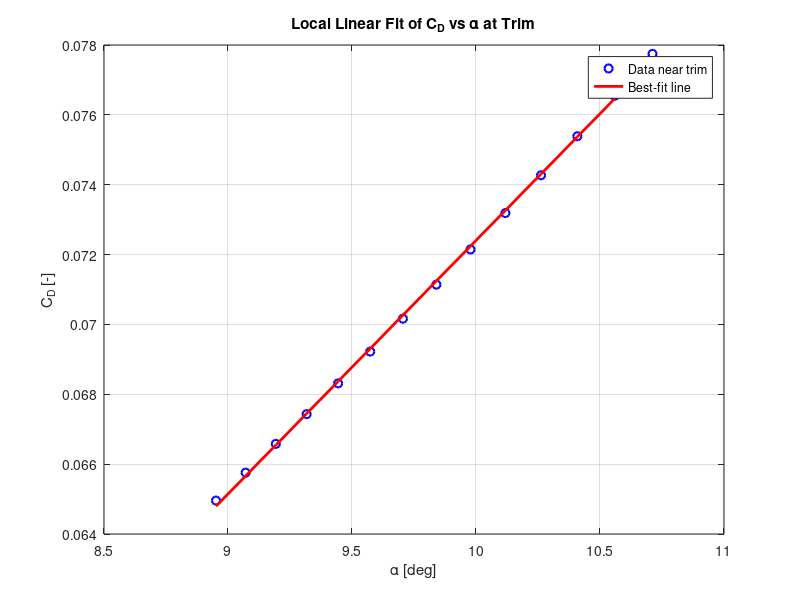
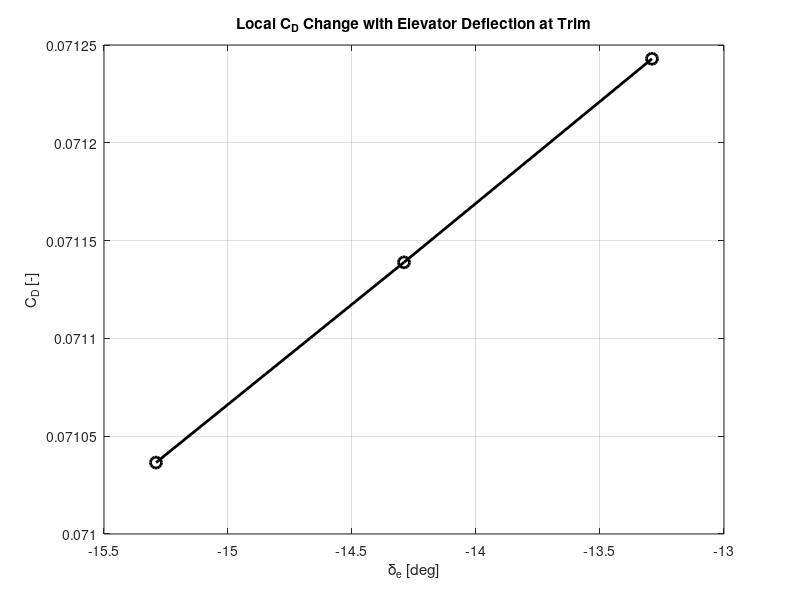
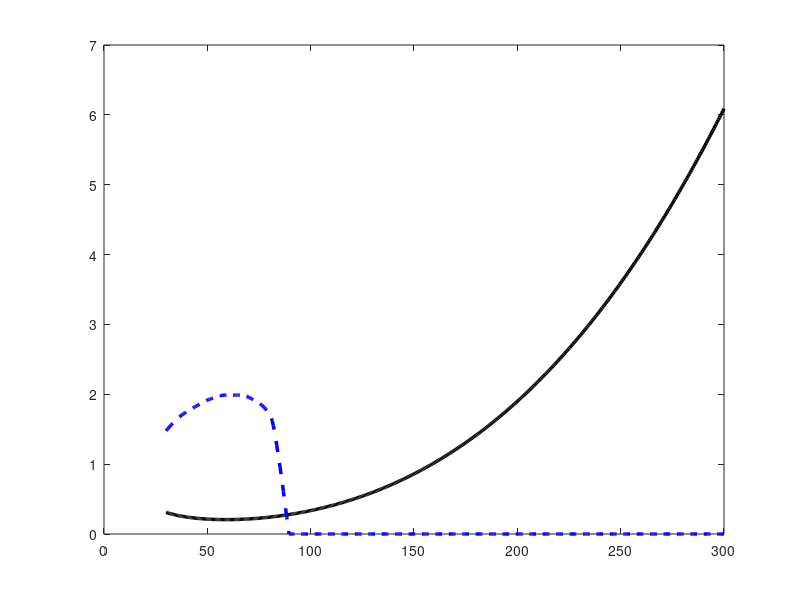

MATLAB code to generate these figures, in order: (Note: this script raises an error after producing the figures.)
%% ========================================================================
% MAE 154A - ONE SCRIPT (FIRST-PASS)
% Longitudinal stability + trim coefficients + drag build-up + V-sweep
% Keeps ALL coefficients (CL0, CLi, CMi, etc.) for team clarity.
% ========================================================================

clear; clc; close all;

% ========================================================================
% 0) ATMOSPHERE (SEA LEVEL)
% ========================================================================
rho = 0.0023769;        % [slug/ft^3]
mu  = 3.737e-7;         % [slug/(ft*s)]
a   = 1116.45;          % [ft/s]

% ========================================================================
% 1) AIRCRAFT INPUTS (EDIT WHEN DESIGN CHANGES)
% ========================================================================

% --- Weight / power ---
W_total     = 17.2;             % [lb]
Power = 2.8 ;            % [hp] power available (flat line first-pass)

% --- Wing geometry ---
Arw     = 6.5038;          % [-]
bw      = 4.5634;        % [ft]
Sw      = bw^2/Arw;  % [ft^2]
lambdaw = 0.40;         % [-]
display(Sw) 
% --- Horizontal tail geometry ---
Sth      = Sw*0.20;     % [ft^2]
Art      = 3.1945;         % [-]
bth      = sqrt(Sth*Art); % [ft]
lambdath = 0.50;        % [-]
display(bth)
% --- Vertical tail geometry (DEFINE THESE) ---
% NOTE: Put real values here when you have them.
S_vt   = 0.30;            % [ft^2]  
AR_vt  = 1.8;             % [-]  
b_vt = 0.4077735426 ; 
c_vt  = 0.35;            % [ft]    
tc_v = 0.12;            % [-]     
xcm_v = 0.30;           % [-]     
Lam_v = 0;              % [rad]   

% --- Aero assumptions ---
e        = 0.85;        % [-]
cla      = 5.73;        % [1/rad]
downwash = 0.25;        % [-] dε/dα
tau      = 0.5;         % [-] elevator effectiveness
Cmacw    = -0.05;       % [-] wing Cm about wing AC 

% --- FIXED TAIL INCIDENCE (FIRST PASS) ---
it = -1*pi/180;          % [rad] 

% --- Locations (from nose) ---
x_wle     = 1.0786;        % [ft] wing leading edge location
x_cg_dry  = 1.3843;     % [ft]
x_cg_half = 1.3492;     % [ft] 
x_cg_0    = 1.3425;     % [ft]

% .Fuselage 
L_fuse = 3.5270;           % [ft]
W_fuse = 8/12;          % [ft]
H_fuse = 8/12;          % [ft]
Swet_f = 2*(L_fuse*W_fuse + L_fuse*H_fuse + W_fuse*H_fuse); % [ft^2]
d_fuse = W_fuse;        % [ft] equiv diameter for fineness ratio
display(Sth)
% ========================================================================
% 2) PLANFORM GEOMETRY (ROOT/TIP/MAC)
% ========================================================================
Crw = (2*Sw)/(bw*(1 + lambdaw));
Ctw = lambdaw * Crw;
Cw  = (2/3) * Crw * ((1 + lambdaw + lambdaw^2)/(1 + lambdaw)); % wing MAC

Crth = (2*Sth)/(bth*(1 + lambdath));
Ctth = lambdath * Crth;
Cth  = (2/3) * Crth * ((1 + lambdath + lambdath^2)/(1 + lambdath)); % tail MAC

fprintf("\n==================== GEOMETRY ====================\n");
fprintf("Wing: Cr=%.4f ft, Ct=%.4f ft, MAC Cw=%.4f ft\n", Crw, Ctw, Cw);
fprintf("HT:   Cr=%.4f ft, Ct=%.4f ft, MAC Cth=%.4f ft\n", Crth, Ctth, Cth);
fprintf("Fuse: L=%.2f ft, W=%.3f ft, H=%.3f ft, Swet_f=%.3f ft^2\n", L_fuse, W_fuse, H_fuse, Swet_f);

% ========================================================================
% 3) 3D LIFT CURVE SLOPES
% ========================================================================
aw = cla / (1 + (cla/(pi*e*Arw)));   % wing 3D slope [1/rad]
at = cla / (1 + (cla/(pi*e*Art)));   % tail 3D slope [1/rad]

fprintf("\n==================== LIFT SLOPES ====================\n");
fprintf("aw = %.4f 1/rad\n", aw);
fprintf("at = %.4f 1/rad\n", at);

% ========================================================================
% 4) AC LOCATIONS FROM GEOMETRY (NO GUESSING)
% Tail root TE flush with fuselage end; tail AC at 0.25*c behind tail LE.
% ========================================================================
hacw = 0.25;   % wing AC at 0.25 MAC
hact = 0.25;   % tail AC at 0.25 chord (root chord ref)

x_wac = x_wle + hacw*Cw;                 % wing AC from nose [ft]
x_tac = L_fuse - (1 - hact)*Crth;        % tail AC from nose [ft]
Lh    = x_tac - x_wac;                   % wing AC -> tail AC [ft]

x_ac_t_LE = x_tac - x_wle;               % tail AC measured from wing LE [ft]
h_ac_t    = x_ac_t_LE / Cw;              % nondim tail AC from wing LE [-]

fprintf("\n==================== REFERENCE LOCATIONS ====================\n");
fprintf("x_wac = %.4f ft, x_tac = %.4f ft, Lh = %.4f ft\n", x_wac, x_tac, Lh);
fprintf("h_ac_t = %.4f (tail AC from wing LE / Cw)\n", h_ac_t);

% ========================================================================
% 5) NEUTRAL POINT + STATIC MARGIN
% ========================================================================
hn = (hacw + h_ac_t*((Sth/Sw)*(at/aw))*(1-downwash)) / (1 + (Sth/Sw)*(at/aw)*(1-downwash));

hcg_dry  = (x_cg_dry  - x_wle)/Cw;
hcg_half = (x_cg_half - x_wle)/Cw;
hcg_0    = (x_cg_0    - x_wle)/Cw;

SM_dry  = hn - hcg_dry;
SM_half = hn - hcg_half;
SM_0    = hn - hcg_0;

fprintf("\n==================== STABILITY ====================\n");
fprintf("hn = %.4f\n", hn);
fprintf("SM_dry  = %.6f (%.1f%% MAC)\n", SM_dry,  100*SM_dry);
fprintf("SM_half = %.6f (%.1f%% MAC)\n", SM_half, 100*SM_half);
fprintf("SM_0    = %.6f (%.1f%% MAC)\n", SM_0,    100*SM_0);
fprintf("hcg_dry = %.4f\n", hcg_dry);
fprintf("hcg_half = %.4f\n", hcg_half);
fprintf("hcg_0 = %.4f\n", hcg_0);

% ========================================================================
% 6) TAIL ARM (CG -> TAIL AC) AND TAIL VOLUME VH
% ========================================================================
lt_dry  = x_tac - x_cg_dry;
lt_half = x_tac - x_cg_half;
lt_0    = x_tac - x_cg_0;

VH_dry  = (Sth*lt_dry )/(Sw*Cw);
VH_half = (Sth*lt_half)/(Sw*Cw);
VH_0    = (Sth*lt_0   )/(Sw*Cw);

fprintf("\n==================== TAIL ARM & VOLUME ====================\n");
fprintf("lt_half = %.4f ft, VH_half = %.4f\n", lt_half, VH_half);

% ========================================================================
% 7) LONGITUDINAL COEFFICIENTS (KEEP ALL)
% Use “half fuel + payload” as your design case (you can swap later).
% ========================================================================
hcg = hcg_half;
VH  = VH_half;

% Aircraft lift slope
CLalpha = aw + at*(Sth/Sw)*(1 - downwash);

% --- These three are the ones you asked to KEEP explicit ---
CL0 = -at*(Sth/Sw)*it;      % lift at alpha=0 due to incidence
CLi = -at*(Sth/Sw);         % dCL/d(it)
CMi =  at*VH;               % dCm/d(it)

% Pitching moment slope (static stability)
Cmalpha = -CLalpha*(hn - hcg);

% Zero-alpha pitching moment about CG
Cm0 = Cmacw + VH*at*it;

% Elevator derivatives
CLdeltae = at*(Sth/Sw)*tau;
Cmdeltae = -at*VH*tau;

% ========================================================================
% 8) VELOCITY SWEEP
% ========================================================================
V = linspace(30, 300, 500);     % [ft/s]
q = 0.5*rho.*V.^2;
M = V./a;

% Required CL for level flight (L=W)
CL = W_total ./ (q.*Sw);

% Solve for alpha, alpha_t (first-pass linear)
alpha   = CL ./ aw;                         % [rad] wing-only first-pass
alpha_t = (1 - downwash).*alpha + it;       % [rad] tail AoA model

% Wing lift coefficient contribution
CLw = aw .* alpha;

% Elevator deflection needed for trim at each V (kept explicit for team)
% deltae(CL) = -((Cm0*CLalpha) + (Cmalpha*CL)) / ((CLalpha*Cmdeltae) - (Cmalpha*CLdeltae))
deltae = -((Cm0*CLalpha) + (Cmalpha.*CL)) ./ ((CLalpha*Cmdeltae) - (Cmalpha*CLdeltae)); % [rad]

% Tail lift coefficient 
% CLt = CL0 + at*(alpha_t - it) + CLdeltae*deltae
CLt = CL0 + at*(alpha_t - it) + CLdeltae.*deltae;

% ========================================================================
% 9) PARASITE DRAG (Raymer-style build-up) + INCLUDE VERTICAL TAIL
% ========================================================================
% Wetted areas (first-pass)
Swet_w = 2*Sw;
Swet_t = 2*Sth;
Swet_v = 2*S_vt;

% Reynolds numbers (needed internally for Cf; we just won’t print them)
Re_w = rho.*V.*Cw    ./ mu;
Re_t = rho.*V.*Cth   ./ mu;
Re_v = rho.*V.*c_vt    ./ mu;
Re_f = rho.*V.*L_fuse./ mu;

% Skin friction (Raymer-style)
Cf_w = 0.455 ./ ((log10(Re_w)).^2.58 .* (1 + 0.144*M.^2).^0.65);
Cf_t = 0.455 ./ ((log10(Re_t)).^2.58 .* (1 + 0.144*M.^2).^0.65);
Cf_v = 0.455 ./ ((log10(Re_v)).^2.58 .* (1 + 0.144*M.^2).^0.65);
Cf_f = 0.455 ./ ((log10(Re_f)).^2.58 .* (1 + 0.144*M.^2).^0.65);

% Surface form factor (same expression you’ve been using)
tc  = 0.12;
xcm = 0.30;
Lam = 0;
K_surf = (1 + (0.6/xcm)*tc + 100*tc^4) .* (1.34*M.^0.18 .* (cos(Lam)).^0.28);

% Vertical tail form factor uses its own tc/xcm/Lam (kept separate)
K_v = (1 + (0.6/xcm_v)*tc_v + 100*tc_v^4) .* (1.34*M.^0.18 .* (cos(Lam_v)).^0.28);

% Interference factors
Q_w = 1.0;
Q_t = 1.05;
Q_v = 1.05;
Q_f = 1.0;

% Fuselage form factor
f   = L_fuse/d_fuse;
K_f = 0.9 + 5/f^1.5 + f/400;

% Misc allowances
CD_misc = 0.002;
CD_LP   = 0.002;

% Total parasite CD
CDp = ...
    K_surf.*Q_w.*Cf_w.*(Swet_w/Sw) + ...
    K_surf.*Q_t.*Cf_t.*(Swet_t/Sw) + ...
    K_v   .*Q_v.*Cf_v.*(Swet_v/Sw) + ...
    K_f   .*Q_f.*Cf_f.*(Swet_f/Sw) + ...
    CD_misc + CD_LP;

% ========================================================================
% 10) INDUCED DRAG + TOTAL DRAG + L/D
% ========================================================================
CDi_w = (CLw.^2) ./ (pi*Arw*e);
CDi_t = (Sth/Sw) .* (CLt.^2) ./ (pi*Art*e);
CDi_total = CDi_w + CDi_t;

CD_total = CDp + CDi_total;

Dp = q .* Sw .* CDp;
Di = q .* Sw .* CDi_total;
D  = q .* Sw .* CD_total;

L  = q .* Sw .* CL;     % should match W
LD = L ./ D;

% Power required (hp)
% Power_required_hp = (D.*V) / 550;
% Power_available_hp = Power * ones(size(V));


% 
% % Power required (hp)
Power_required_hp = (D.*V) / 550;
% 
% % ========================================================================
% % PROP EFFICIENCY MODEL (16x8 prop at 8000 RPM - first pass)
% % Speed data taken from your prop plot in mph, then converted to ft/s
% % ========================================================================
% V_mph_data = [0 10 20 30 40 50 60 70 80];
% eta_data   = [0.00 0.25 0.48 0.63 0.72 0.74 0.70 0.55 0.00];
% 
% % Convert mph to ft/s
% V_prop_data = V_mph_data * 1.46667;
% 
% % Interpolate prop efficiency onto aircraft velocity grid
% eta_p = interp1(V_prop_data, eta_data, V, 'pchip', 0);
% 
% % Use your already-defined available shaft power
% P_shaft_hp = Power;
% 
% % Power and thrust available
% Power_available_hp = eta_p .* P_shaft_hp;
% Thrust_available   = 550 .* Power_available_hp ./ V;







% ========================================================================
% MULTI-RPM POWER AVAILABLE MODEL FOR 16x8 PROP
% All speeds below entered in mph from your prop plots
% Then converted to ft/s for use with aircraft code
% ========================================================================

mph_to_fts = 1.46667;

% -----------------------------
% Common aircraft reference speeds
% -----------------------------
V_stall_ref      = 55;   % ft/s
V_endurance_ref  = 60;   % ft/s  (max CL^(3/2)/CD point)
% top speed achievable will be computed from max envelope later

% -----------------------------
% Shaft power assumption
% IMPORTANT:
% Use full engine power for max-performance comparisons
% -----------------------------
P_shaft_hp = 2.8;

% ========================================================================
% RPM = 2000
% ========================================================================
V2000_mph  = [0 2 4 6 8 10 12 14 16 18 20];
eta2000    = [0.00 0.12 0.22 0.31 0.39 0.47 0.55 0.60 0.60 0.56 0.14];

V2000 = V2000_mph * mph_to_fts;
eta_p_2000 = interp1(V2000, eta2000, V, 'pchip', 0);
Pavail_2000 = eta_p_2000 .* P_shaft_hp;

% ========================================================================
% RPM = 3000
% ========================================================================
V3000_mph  = [0 3 6 9 12 15 18 21 24 27 30];
eta3000    = [0.00 0.18 0.32 0.44 0.54 0.60 0.64 0.65 0.63 0.50 0.22];

V3000 = V3000_mph * mph_to_fts;
eta_p_3000 = interp1(V3000, eta3000, V, 'pchip', 0);
Pavail_3000 = eta_p_3000 .* P_shaft_hp;

% ========================================================================
% RPM = 4000
% ========================================================================
V4000_mph  = [0 5 10 15 20 25 30 35 38 40 41];
eta4000    = [0.00 0.18 0.38 0.52 0.62 0.67 0.67 0.61 0.45 0.28 0.00];

V4000 = V4000_mph * mph_to_fts;
eta_p_4000 = interp1(V4000, eta4000, V, 'pchip', 0);
Pavail_4000 = eta_p_4000 .* P_shaft_hp;

% ========================================================================
% RPM = 5000
% ========================================================================
V5000_mph  = [0 5 10 15 20 25 30 35 40 45 48 50 51];
eta5000    = [0.00 0.18 0.34 0.46 0.56 0.64 0.68 0.70 0.69 0.63 0.48 0.30 0.00];

V5000 = V5000_mph * mph_to_fts;
eta_p_5000 = interp1(V5000, eta5000, V, 'pchip', 0);
Pavail_5000 = eta_p_5000 .* P_shaft_hp;

% ========================================================================
% RPM = 6000
% ========================================================================
V6000_mph  = [0 5 10 15 20 25 30 35 40 45 50 55 58 60 61];
eta6000    = [0.00 0.18 0.30 0.42 0.52 0.60 0.65 0.69 0.71 0.71 0.68 0.60 0.35 0.12 0.00];

V6000 = V6000_mph * mph_to_fts;
eta_p_6000 = interp1(V6000, eta6000, V, 'pchip', 0);
Pavail_6000 = eta_p_6000 .* P_shaft_hp;

% ========================================================================
% RPM = 7000
% ========================================================================
V7000_mph  = [0 10 20 30 40 50 55 60 65 68 70 71];
eta7000    = [0.00 0.25 0.48 0.60 0.68 0.73 0.72 0.62 0.37 0.12 0.00 0.00];

V7000 = V7000_mph * mph_to_fts;
eta_p_7000 = interp1(V7000, eta7000, V, 'pchip', 0);
Pavail_7000 = eta_p_7000 .* P_shaft_hp;

% ========================================================================
% RPM = 8000
% ========================================================================
V8000_mph  = [0 10 20 30 40 50 60 70 75 78 80 82];
eta8000    = [0.00 0.25 0.40 0.55 0.64 0.71 0.74 0.72 0.64 0.40 0.10 0.00];

V8000 = V8000_mph * mph_to_fts;
eta_p_8000 = interp1(V8000, eta8000, V, 'pchip', 0);
Pavail_8000 = eta_p_8000 .* P_shaft_hp;

% ========================================================================
% RPM = 9000
% ========================================================================
V9000_mph  = [0 10 20 30 40 50 60 70 80 85 88 90 92];
eta9000    = [0.00 0.25 0.40 0.55 0.64 0.71 0.74 0.75 0.70 0.57 0.40 0.10 0.00];

V9000 = V9000_mph * mph_to_fts;
eta_p_9000 = interp1(V9000, eta9000, V, 'pchip', 0);
Pavail_9000 = eta_p_9000 .* P_shaft_hp;

% ========================================================================
% RPM = 10000
% ========================================================================
V10000_mph  = [0 10 20 30 40 50 60 70 80 90 95 100 103];
eta10000    = [0.00 0.19 0.36 0.49 0.59 0.67 0.72 0.75 0.75 0.68 0.59 0.42 0.00];

V10000 = V10000_mph * mph_to_fts;
eta_p_10000 = interp1(V10000, eta10000, V, 'pchip', 0);
Pavail_10000 = eta_p_10000 .* P_shaft_hp;

% ========================================================================
% POWER AVAILABLE ENVELOPE
% ========================================================================
Pavail_all = [Pavail_2000;
              Pavail_3000;
              Pavail_4000;
              Pavail_5000;
              Pavail_6000;
              Pavail_7000;
              Pavail_8000;
              Pavail_9000;
              Pavail_10000];

Pavail_env = max(Pavail_all, [], 1);

% Compute top speed achievable from envelope intersection
idx_top = find(Pavail_env >= Power_required_hp, 1, 'last');
if ~isempty(idx_top)
    V_top_achievable = V(idx_top);
else
    V_top_achievable = NaN;
end













% ========================================================================
% 10.5) ENDURANCE METRIC FOR PROPELLER AIRCRAFT
% Max endurance occurs at max(CL^(3/2)/CD)
% ========================================================================

% Endurance metric from Breguet prop endurance condition
CL32_over_CD = (CL.^(3/2)) ./ CD_total;

% Find maximum endurance point
[CL32CD_max, idx_endurance] = max(CL32_over_CD);

V_endurance        = V(idx_endurance);
CL_endurance       = CL(idx_endurance);
CD_endurance       = CD_total(idx_endurance);
alpha_endurance_deg   = rad2deg(alpha(idx_endurance));
alpha_t_endurance_deg = rad2deg(alpha_t(idx_endurance));
deltae_endurance_deg  = rad2deg(deltae(idx_endurance));
%Power_req_endurance   = Power_required_hp(idx_endurance);

fprintf("\n==================== ENDURANCE CONDITION ====================\n");
fprintf("Max (CL^(3/2)/CD) = %.4f at V = %.2f ft/s\n", CL32CD_max, V_endurance);
fprintf("CL at endurance condition = %.4f\n", CL_endurance);
fprintf("CD at endurance condition = %.4f\n", CD_endurance);
fprintf("alpha at endurance condition = %.2f deg\n", alpha_endurance_deg);
fprintf("alpha_t at endurance condition = %.2f deg\n", alpha_t_endurance_deg);
fprintf("deltae at endurance condition = %.2f deg\n", deltae_endurance_deg);
%fprintf("Power required at endurance condition = %.4f hp\n", Power_req_endurance);










% ========================================================================
% 11) FIND (L/D)max AND PRINT KEY VALUES
% ========================================================================
[LDmax, idx] = max(LD);

V_LDmax        = V(idx);
CL_LDmax       = CL(idx);
alpha_LDmax_deg   = rad2deg(alpha(idx));
alpha_t_LDmax_deg = rad2deg(alpha_t(idx));
deltae_LDmax_deg  = rad2deg(deltae(idx));


CL_max = 1.5;  
V_stall = sqrt( (2*W_total) / (rho*Sw*CL_max) );


fprintf("\n==================== PERFORMANCE ====================\n");
fprintf("(L/D)max = %.3f at V = %.2f ft/s\n", LDmax, V_LDmax);
fprintf("CL(L/Dmax) = %.4f\n", CL_LDmax);
fprintf("alpha(L/Dmax) = %.2f deg\n", alpha_LDmax_deg);
fprintf("alpha_t(L/Dmax) = %.2f deg\n", alpha_t_LDmax_deg);
fprintf("deltae(L/Dmax) = %.2f deg\n", deltae_LDmax_deg);
fprintf("V_stall = %.2f ft/s\n", V_stall);




% ========================================================================
% 11.5) DRAG DERIVATIVES AROUND TRIM CONDITION
% Compute CD_alpha and CD_deltae about the trim point at (L/D)max
% ========================================================================

% -----------------------------
% Trim point = point at (L/D)max
% -----------------------------
i_trim = idx;

alpha_trim   = alpha(i_trim);      % [rad]
deltae_trim  = deltae(i_trim);     % [rad]
alpha_t_trim = alpha_t(i_trim);    % [rad]

CD_trim   = CD_total(i_trim);
CDp_trim  = CDp(i_trim);
CDi_w_trim = CDi_w(i_trim);

fprintf("\n==================== DRAG DERIVATIVES AT TRIM ====================\n");
fprintf("Trim condition taken at (L/D)max:\n");
fprintf("V_trim      = %.2f ft/s\n", V(i_trim));
fprintf("alpha_trim  = %.4f rad  (%.2f deg)\n", alpha_trim, rad2deg(alpha_trim));
fprintf("deltae_trim = %.4f rad  (%.2f deg)\n", deltae_trim, rad2deg(deltae_trim));
fprintf("CD_trim     = %.6f\n", CD_trim);

%% ------------------------------------------------------------------------
% A) CD_alpha from local linear fit of CD vs alpha
% Professor said: take a small segment and fit a line
% -------------------------------------------------------------------------

% choose a small neighborhood around trim: +/- 1 deg
dalpha_fit = deg2rad(1.0);

fit_mask = (alpha >= alpha_trim - dalpha_fit) & (alpha <= alpha_trim + dalpha_fit);

% make sure enough points exist
if sum(fit_mask) >= 2
    p_CD_alpha = polyfit(alpha(fit_mask), CD_total(fit_mask), 1);
    CD_alpha = p_CD_alpha(1);    % [1/rad]
    
    fprintf("CD_alpha (local fit) = %.6f 1/rad\n", CD_alpha);
else
    CD_alpha = NaN;
    warning('Not enough points in alpha window to compute CD_alpha.');
end

%% ------------------------------------------------------------------------
% B) CD_deltae from small perturbation in elevator deflection at trim
% Keep trim flight condition fixed and perturb deltae slightly
% -------------------------------------------------------------------------

ddeltae = deg2rad(1.0);   % small perturbation: +/- 1 deg

% Tail CL at trim +/- elevator perturbation
CLt_plus  = CL0 + at*(alpha_t_trim - it) + CLdeltae*(deltae_trim + ddeltae);
CLt_minus = CL0 + at*(alpha_t_trim - it) + CLdeltae*(deltae_trim - ddeltae);

% Tail induced drag at perturbed elevator values
CDi_t_plus  = (Sth/Sw) * (CLt_plus^2)  / (pi*Art*e);
CDi_t_minus = (Sth/Sw) * (CLt_minus^2) / (pi*Art*e);

% Total drag coefficient at perturbed elevator values
% keep parasite drag and wing induced drag fixed at trim point
CD_plus  = CDp_trim + CDi_w_trim + CDi_t_plus;
CD_minus = CDp_trim + CDi_w_trim + CDi_t_minus;

% central difference derivative
CD_deltae = (CD_plus - CD_minus) / (2*ddeltae);   % [1/rad]

fprintf("CD_deltae (central diff) = %.6f 1/rad\n", CD_deltae);

%% ------------------------------------------------------------------------
% Optional plots for report / sanity check
% -------------------------------------------------------------------------

% Local CD vs alpha fit plot
figure;
plot(rad2deg(alpha(fit_mask)), CD_total(fit_mask), 'bo', 'LineWidth', 1.5); hold on;
plot(rad2deg(alpha(fit_mask)), polyval(p_CD_alpha, alpha(fit_mask)), 'r-', 'LineWidth', 2);
grid on;
xlabel('\alpha [deg]');
ylabel('C_D [-]');
title('Local Linear Fit of C_D vs \alpha at Trim');
legend('Data near trim','Best-fit line','Location','best');

% Plot the elevator perturbation points
figure;
plot(rad2deg([deltae_trim-ddeltae, deltae_trim, deltae_trim+ddeltae]), ...
     [CD_minus, CD_trim, CD_plus], 'ko-', 'LineWidth', 2, 'MarkerSize', 8);
grid on;
xlabel('\delta_e [deg]');
ylabel('C_D [-]');
title('Local C_D Change with Elevator Deflection at Trim');







% ========================================================================
% POWER REQUIRED vs POWER AVAILABLE AT 6000 RPM
% ========================================================================
figure;
plot(V, Power_required_hp, 'k', 'LineWidth', 2.5); hold on;
plot(V, Pavail_6000, 'b--', 'LineWidth', 2.5);

xline(55, '--r', 'Stall Speed (55 ft/s)', 'LineWidth', 1.5);
xline(60, '--m', 'Max C_L^{3/2}/C_D (60 ft/s)', 'LineWidth', 1.5);
xline(80, '--g', 'Max CL/CD (80 ft/s)', 'LineWidth', 1.5);

grid on;
xlabel('Velocity V [ft/s]');
ylabel('Power [hp]');
title('Power Required vs Power Available at 6000 RPM');
legend('Power Required','Power Available (6000 RPM)','Location','best');








% ========================================================================
% 12) PLOTS
% ========================================================================
figure;
plot(V, Dp, 'LineWidth', 2); hold on;
plot(V, Di, 'LineWidth', 2);
plot(V, D,  'LineWidth', 2);
plot(V_LDmax, D(idx), 'x', 'MarkerSize', 8, 'LineWidth', 2);
grid on;
xlabel('Velocity V [ft/s]'); ylabel('Drag [lb]');
title('Parasite vs Induced vs Total Drag vs Velocity');
legend('Dp','Di','D','At (L/D)_{max}','Location','best');

figure;
plot(V, LD, 'LineWidth', 2); hold on;
plot(V_LDmax, LDmax, 'x', 'MarkerSize', 8, 'LineWidth', 2);
grid on;
xlabel('Velocity V [ft/s]'); ylabel('L/D [-]');
title('L/D vs Velocity');
legend('L/D','(L/D)_{max}','Location','best');

% figure;
% plot(V, Power_required_hp, 'LineWidth', 2); hold on;
% plot(V, Power_available_hp, '--', 'LineWidth', 2);
% grid on;
% xlabel('Velocity V [ft/s]'); ylabel('Power [hp]');
% title('Power Required vs Power Available');
% xlim([30 115])
% ylim([0 3])
% legend('Power Required','Power Available','Location','best');

figure;
plot(V, rad2deg(deltae), 'LineWidth', 2); hold on;
plot(V_LDmax, deltae_LDmax_deg, 'x', 'MarkerSize', 8, 'LineWidth', 2);
grid on;
xlabel('Velocity V [ft/s]'); ylabel('\delta_e [deg]');
title('Elevator Deflection vs Velocity (Trim from Cm=0)');
legend('\delta_e','At (L/D)_{max}','Location','best');

% figure;
% plot(V, D, 'LineWidth', 2); hold on;
% plot(V, Thrust_available, '--', 'LineWidth', 2);
% grid on;
% xlabel('Velocity V [ft/s]');
% ylabel('Force [lb]');
% title('Drag Required vs Thrust Available');
% legend('Drag Required','Thrust Available','Location','best');


% ========================================================================
% CL^(3/2)/CD vs Velocity (Endurance Metric)
% ========================================================================
figure;
plot(V, CL32_over_CD, 'LineWidth', 2); hold on;
plot(V_endurance, CL32CD_max, 'x', 'MarkerSize', 8, 'LineWidth', 2);
grid on;
xlabel('Velocity V [ft/s]');
ylabel('C_L^{3/2}/C_D [-]');
title('Endurance Metric vs Velocity');
legend('C_L^{3/2}/C_D','Maximum Endurance Point','Location','best');

% ========================================================================
% CL vs CD (Drag Polar)
% ========================================================================
figure;
plot(CD_total, CL, 'LineWidth', 2);
grid on;
xlabel('C_D [-]');
ylabel('C_L [-]');
title('C_L vs C_D (Drag Polar)');
ylim([0 1.5])


% ========================================================================
% MULTI-RPM POWER AVAILABLE vs POWER REQUIRED
% ========================================================================
figure;
plot(V, Power_required_hp, 'k', 'LineWidth', 3); hold on;

plot(V, Pavail_2000,  'LineWidth', 1.5);
plot(V, Pavail_3000,  'LineWidth', 1.5);
plot(V, Pavail_4000,  'LineWidth', 1.5);
plot(V, Pavail_5000,  'LineWidth', 1.5);
plot(V, Pavail_6000,  'LineWidth', 1.5);
plot(V, Pavail_7000,  'LineWidth', 1.5);
plot(V, Pavail_8000,  'LineWidth', 1.5);
plot(V, Pavail_9000,  'LineWidth', 1.5);
plot(V, Pavail_10000, 'LineWidth', 1.5);



% Vertical markers


if ~isnan(V_top_achievable)
    xline(V_top_achievable, '--r', sprintf('Top Speed = %.1f ft/s', V_top_achievable), 'LineWidth', 1.5);
end

grid on;
xlabel('Velocity V [ft/s]');
ylabel('Power [hp]');
title('Power Required vs Power Available for All RPM Conditions');
legend('Power Required', ...
       '2000 RPM','3000 RPM','4000 RPM','5000 RPM','6000 RPM', ...
       '7000 RPM','8000 RPM','9000 RPM','10000 RPM', ..., ...
       'Location','eastoutside');




% ========================================================================
% PRINT PROP EFFICIENCY AT IMPORTANT SPEEDS
% ========================================================================
V_check = [55 60 78 V_top_achievable];
labels  = {'Stall Speed','Endurance Speed','Max CL/CD Speed','Top Speed'};

eta_2000_chk  = interp1(V, eta_p_2000,  V_check, 'pchip', NaN);
eta_3000_chk  = interp1(V, eta_p_3000,  V_check, 'pchip', NaN);
eta_4000_chk  = interp1(V, eta_p_4000,  V_check, 'pchip', NaN);
eta_5000_chk  = interp1(V, eta_p_5000,  V_check, 'pchip', NaN);
eta_6000_chk  = interp1(V, eta_p_6000,  V_check, 'pchip', NaN);
eta_7000_chk  = interp1(V, eta_p_7000,  V_check, 'pchip', NaN);
eta_8000_chk  = interp1(V, eta_p_8000,  V_check, 'pchip', NaN);
eta_9000_chk  = interp1(V, eta_p_9000,  V_check, 'pchip', NaN);
eta_10000_chk = interp1(V, eta_p_10000, V_check, 'pchip', NaN);

fprintf('\n==================== PROP EFFICIENCY AT KEY SPEEDS ====================\n');
for k = 1:length(V_check)
    fprintf('\n%s at V = %.2f ft/s:\n', labels{k}, V_check(k));
    fprintf('  eta_2000   = %.3f\n', eta_2000_chk(k));
    fprintf('  eta_3000   = %.3f\n', eta_3000_chk(k));
    fprintf('  eta_4000   = %.3f\n', eta_4000_chk(k));
    fprintf('  eta_5000   = %.3f\n', eta_5000_chk(k));
    fprintf('  eta_6000   = %.3f\n', eta_6000_chk(k));
    fprintf('  eta_7000   = %.3f\n', eta_7000_chk(k));
    fprintf('  eta_8000   = %.3f\n', eta_8000_chk(k));
    fprintf('  eta_9000   = %.3f\n', eta_9000_chk(k));
    fprintf('  eta_10000  = %.3f\n', eta_10000_chk(k));
end


% ========================================================================
% 13) TABLE OUTPUT (NO Reynolds; INCLUDE deltae + moments)
% ========================================================================
alpha_deg   = rad2deg(alpha);
alpha_t_deg = rad2deg(alpha_t);
deltae_deg  = rad2deg(deltae);

% Moment breakdown (kept explicit for team)
Cmcgw = Cmacw + aw.*alpha.*(hcg - hacw);                 % wing part about CG
Cmcgt = -(VH*at*(1-downwash)).*alpha + at*VH*it;         % tail part about CG
Cmcg  = Cmcgw + Cmcgt;                                   % total

T = table(V(:), CL(:), alpha_deg(:), alpha_t_deg(:), ...
          deltae_deg(:), CLw(:), CLt(:), ...
          CDp(:), CDi_w(:), CDi_t(:), CD_total(:), ...
          Dp(:), Di(:), D(:), LD(:), ...
          Cmcgw(:), Cmcgt(:), Cmcg(:), ...
          'VariableNames', ...
          {'V_ft_s','CL','alpha_deg','alpha_t_deg', ...
           'deltae_deg','CLw','CLt', ...
           'CDp','CDi_w','CDi_t','CD_total', ...
           'Dp_lb','Di_lb','D_lb','L_over_D', ...
           'Cmcgw','Cmcgt','Cmcg'});

disp(T);

%% ============================ END SCRIPT ================================










%% Stability Derivatves 
%% ========================================================================
%  MAE 154A - STABILITY DERIVATIVES (SIMPLE + MATCHES YOUR VARIABLE NAMES)
%  Paste this near the END of YOUR script (after you computed aw, at, VH_half,
%  lt_half, CL0, CLalpha, Cm0, Cmalpha, CLdeltae, Cmdeltae, etc.)
%
%  Uses YOUR variables:
%   Sw, bw, Cw, e, cla, aw, at, downwash, CL0, CLalpha, Cm0, Cmalpha,
%   CLdeltae, Cmdeltae, VH_half, lt_half, x_cg_half, x_wle, H_fuse, CDp, idx
%
%  VT assumptions requested:
%   - NACA 0012 (handled via thickness in drag; for linear slopes we use cla)
%   - S_vt = 0.08 * Sw
%   - VT has NO taper (lambda_vt = 1.0)
%   - VT trailing edge flush with END of plane at x = 4 ft from nose
%
%  First-pass aero assumptions:
%   eta_t = eta_v = 1, sidewash = 1, no ailerons
% ========================================================================

%% ------------------ 0) SETTINGS (FIRST-PASS) -----------------------------
eta_t    = 1.0;        % HT dynamic pressure ratio
eta_v    = 1.0;        % VT dynamic pressure ratio
sidewash = 1.0;        % (1 + dσ/dβ) ~ 1 first-pass
tau_r    = 0.5;        % rudder effectiveness (like your tau)
x_end    = 4.0;        % [ft] end of plane from nose (YOU SAID 4 ft)

lambda_vt = 1.0;       % no taper
hacv      = 0.25;      % VT AC at 0.25 chord

% Use your design CG case
x_cg = x_cg_half;      % [ft]
VH   = VH_half;        % [-]
lt   = lt_half;        % [ft]
c    = Cw;             % [ft]
b    = bw;             % [ft]
S    = Sw;             % [ft^2]

%% ------------------ 1) VERTICAL TAIL GEOMETRY ----------------------------
% Your requirement: S_vt = 8% of wing area
% (overwrite any older S_vt you had so it matches requirement)
S_vt = 0.08*Sw;

% Use your AR_vt (already in your script)
% (If you forgot to define it, uncomment the next line)
% AR_vt = 1.8;

% VT geometry from S_vt and AR_vt
b_vt  = sqrt(S_vt*AR_vt);                          % [ft] VT span/height
Cr_vt = (2*S_vt)/(b_vt*(1 + lambda_vt));           % [ft] VT root chord

% VT AC location with TE flush at x_end:
% x_vac = x_end - (1 - hacv)*Cr_vt = x_end - 0.75*Cr_vt
x_vac = x_end - (1 - hacv)*Cr_vt;                  % [ft]

% Moment arm CG -> VT AC
lv = x_vac - x_cg;                                 % [ft]

% Vertical tail volume coefficient
Vv = (S_vt*lv)/(Sw*bw);                             % [-]

% VT 3D lift slope (same formula style as your aw/at)
av = cla / (1 + (cla/(pi*e*AR_vt)));               % [1/rad]

% VT vertical offset from CG  sits on top of fuselage)
zv = (H_fuse/2) + (b_vt/2);                        % [ft]

%% ------------------ 2) CD0 FOR Cn_r APPROX (OPTIONAL) --------------------
% Some approximations include -(CD0/4). We'll use parasite drag at your L/Dmax
CD0 = 0;
if exist('CDp','var') && exist('idx','var') && idx>=1 && idx<=length(CDp)
    CD0 = CDp(idx);
end

%% ========================================================================
% 3) LONGITUDINAL DERIVATIVES
% You already compute:
%   CL0, CLalpha, Cm0, Cmalpha, CLdeltae, Cmdeltae
% Here we add: CL_q, CL_adot, Cm_q, Cm_adot
% ========================================================================
CL_q    =  2*eta_t*VH*at;
CL_adot =  2*eta_t*VH*at*downwash;      % uses dε/dα

Cm_q    = -2*eta_t*(lt/c)*VH*at;
Cm_adot = (lt/c)*(-2*eta_t*VH*at*downwash);

%% ========================================================================
% 4) LATERAL-DIRECTIONAL DERIVATIVES (VT-dominated first-pass)
% ========================================================================
CYbeta = -eta_v*(S_vt/Sw)*av*sidewash;
Cnbeta =  eta_v*Vv*av*sidewash;
Clbeta = -eta_v*(zv/bw)*(S_vt/Sw)*av*sidewash;

Clp = -aw/6;

CYr =  2*eta_v*Vv*av;
CYp = -(8/(3*pi))*eta_v*((b_vt*S_vt)/(bw*Sw))*av;

Clr = (CL0/4) + 2*eta_v*(zv/bw)*Vv*av;
Cnr = -(CD0/4) - 2*eta_v*(lv/bw)*Vv*av;

Cnp = 0;  % set 0 first-pass (needs better model)

%% ========================================================================
% 5) CONTROL DERIVATIVES
% No ailerons => set aileron derivatives to 0.
% Rudder => first-pass using VT
% ========================================================================
CYda = 0;  Clda = 0;  Cnda = 0;

CYdr =  eta_v*(S_vt/Sw)*av*tau_r;
Cndr = -eta_v*Vv*av*tau_r;
Cldr = -eta_v*(zv/bw)*(S_vt/Sw)*av*tau_r;

%% ========================================================================
% 6) PRINT CLEAN OUTPUT
% (All variables printed are defined in THIS block or already in your script)
% ========================================================================
fprintf("\n==================== STABILITY DERIVATIVES (MATCHING YOUR CODE) ====================\n");

fprintf("\n--- Longitudinal (you have + new dynamics) ---\n");
fprintf("CL0        = %+ .6f\n", CL0);
fprintf("CLalpha    = %+ .6f\n", CLalpha);
fprintf("CLdeltae   = %+ .6f\n", CLdeltae);
fprintf("Cm0        = %+ .6f\n", Cm0);
fprintf("Cmalpha    = %+ .6f\n", Cmalpha);
fprintf("Cmdeltae   = %+ .6f\n", Cmdeltae);

fprintf("CL_q       = %+ .6f\n", CL_q);
fprintf("CL_adot    = %+ .6f\n", CL_adot);
fprintf("Cm_q       = %+ .6f\n", Cm_q);
fprintf("Cm_adot    = %+ .6f\n", Cm_adot);

fprintf("\n--- Lateral/Directional (first-pass VT dominated) ---\n");
fprintf("CYbeta     = %+ .6f\n", CYbeta);
fprintf("Clbeta     = %+ .6f\n", Clbeta);
fprintf("Cnbeta     = %+ .6f\n", Cnbeta);

fprintf("Clp        = %+ .6f\n", Clp);
fprintf("CYp        = %+ .6f\n", CYp);
fprintf("CYr        = %+ .6f\n", CYr);
fprintf("Clr        = %+ .6f\n", Clr);
fprintf("Cnr        = %+ .6f   (used CD0 = %.6f)\n", Cnr, CD0);
fprintf("Cnp        = %+ .6f   (set 0 first-pass)\n", Cnp);

fprintf("\n--- Controls (no ailerons; rudder included) ---\n");
fprintf("CYda       = %+ .6f (no ailerons)\n", CYda);
fprintf("Clda       = %+ .6f (no ailerons)\n", Clda);
fprintf("Cnda       = %+ .6f (no ailerons)\n", Cnda);

fprintf("CYdr       = %+ .6f\n", CYdr);
fprintf("Cldr       = %+ .6f\n", Cldr);
fprintf("Cndr       = %+ .6f\n", Cndr);

%% ========================================================================
% 7) WHAT YOU ARE STILL MISSING (WITH YOUR CURRENT INFO)
% ========================================================================
fprintf("\n==================== STILL MISSING / NOT WELL-DEFINED YET ====================\n");
fprintf("1) Aileron derivatives: CYda, Clda, Cnda (we set them to 0 since you said no ailerons).\n");
fprintf("2) Better Cnp (we set to 0 first-pass; needs more detailed lateral model).\n");
fprintf("3) Xu, Zu, Mu (speed derivatives) unless you model thrust vs speed and CD vs speed at trim.\n");
fprintf("4) Inertias Ix, Iy, Iz, Ixz (needed for full state-space / simulator dynamics).\n");
fprintf("5) Exact sign convention check vs your lecture table (depends on whether your class uses CZ or CL sign).\n");
